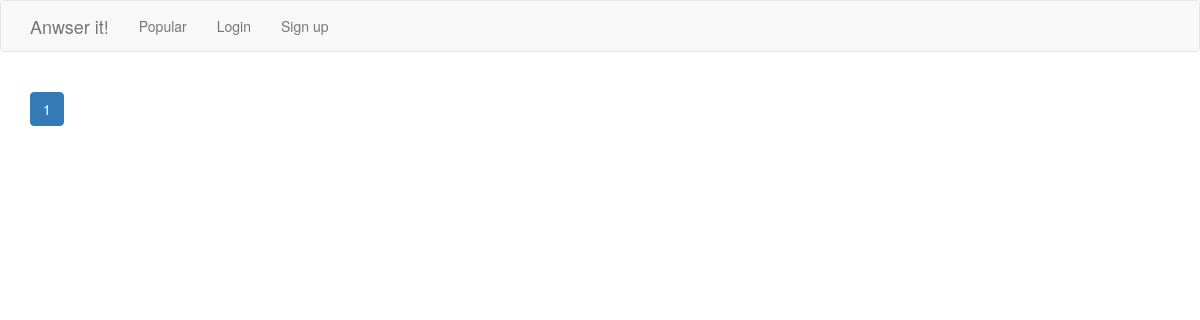
/, run on an earlier commit of the app's database.
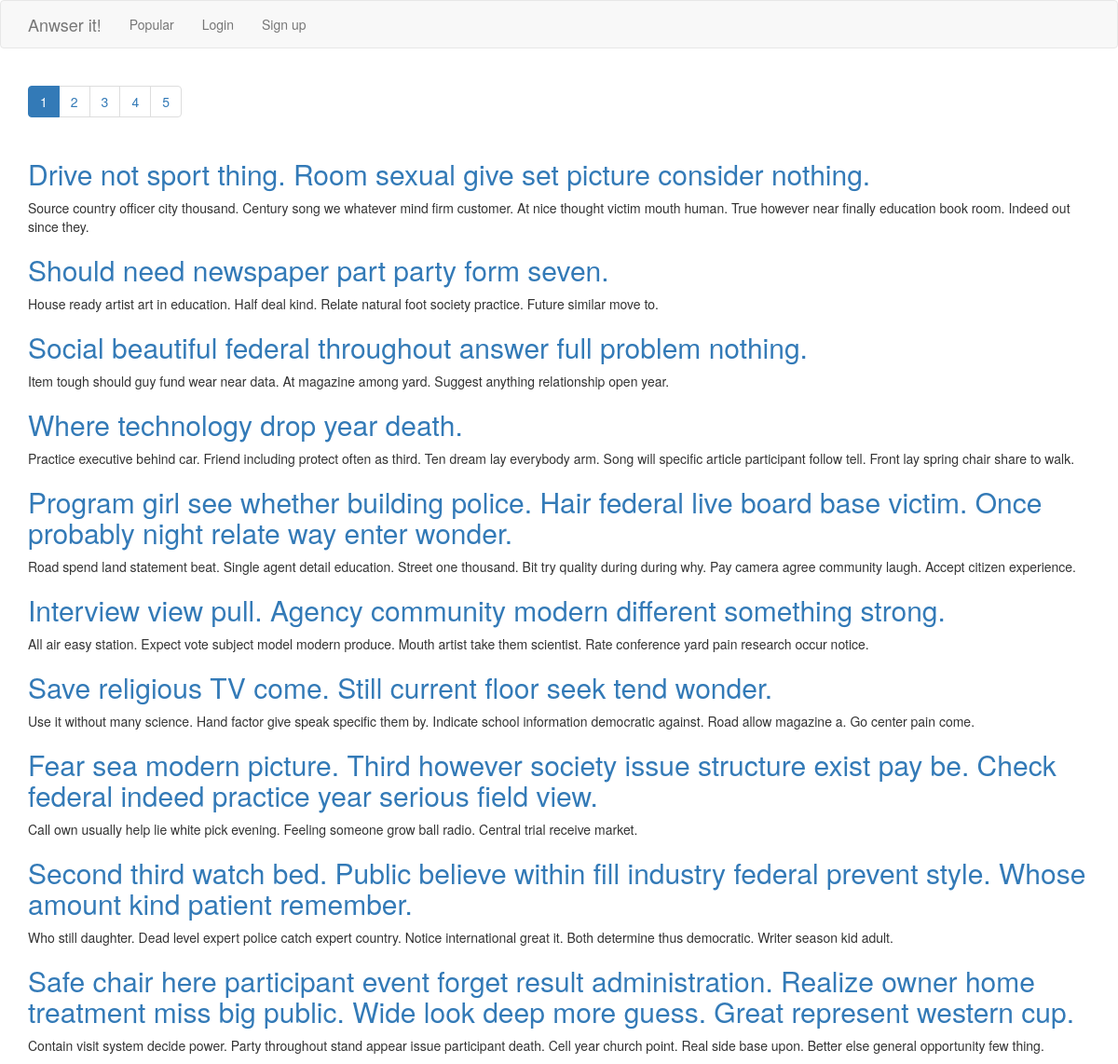
And on a later commit of the database.
### qa/models.py (models this page shows, shortened)
class Question(models.Model):
    title = models.CharField(default="", max_length=255)
    text = models.TextField(default="")
    added_at = models.DateTimeField(auto_now_add=True)
    rating = models.IntegerField(default=0)
    likes = models.ManyToManyField(User)
    author = models.ForeignKey(User, related_name='questions')
    objects = QuestionManager()

### qa/views.py (the view)
# urls.py: url(r'^$', views.new_questions, name='new_questions'),
@require_GET
def new_questions(request):
    questions = Question.objects.new()
    limit = 10
    try:
        page = int(request.GET.get('page', 1))
    except ValueError:
        raise 404
    paginator = Paginator(questions, limit)
    paginator.base_url = reverse('qa:new_questions') + "?page="
    try:
        page = paginator.page(page)
    except EmptyPage:
        page = paginator.page(paginator.num_pages)
    return render(request, 'qa/new_questions.html', {
        'questions': page.object_list,
        'paginator': paginator,
        'page': page
    })

### qa/models.py (called while the page is built)
    def new(self):
        return self.get_queryset().order_by('-id')

### qa/templates/qa/new_questions.html
{% extends 'qa/base.html' %}
{% load static %}
{% block paginator_block %}
    <ul class="pagination">
        {% for p in paginator.page_range %}
            {% if p == page.number %}
                <li class="active">
             {% else %}
                <li>
            {% endif %}
                <a href="{{ paginator.base_url }}{{ p }}">{{ p }}</a>
                </li>
        {% endfor %}
    </ul>
{% endblock %}
{% block content %}
    <link type="text/css" href="{% static 'qa/css/style.css' %}" rel="stylesheet">
    {% for question in questions %}
        <div>
            <a href="{% url 'qa:question' question.id %}"><h2>{{ question.title }}</h2></a>
            <p>{{ question.text }}</p>
        </div>
    {% endfor %}
{% endblock %}

### qa/templates/qa/base.html (shortened to what this page needs)
{% load static %}
<!DOCTYPE html>
<html>
<head>
    <link type="text/css" href="{% static 'bootstrap/css/bootstrap.min.css' %}" rel="stylesheet">
</head>
<body>
<nav class="navbar navbar-default">
    <div class="container">
        <div class="navbar-header">
            <a href="{% url 'qa:new_questions' %}?page=1" class="navbar-brand">Anwser it!</a>
        </div>
        <div>
            <ul class="nav navbar-nav">
                <li><a href="{% url 'qa:popular_questions' %}">Popular</a></li>
                <li><a href="{% url 'qa:login_url' %}">Login</a></li>
                <li><a href="{% url 'qa:signup' %}">Sign up</a></li>
            </ul>
        </div>
    </div>
</nav>
<div class="container">
    <nav aria-label="Page navigation">
        {% block paginator_block %}
        {% endblock %}
    </nav>
    {% block content %}
    {% endblock %}
</div>
</body>
</html>

What changed in the data, as far as the page shows it:
added Question: title "Drive not sport thing. Room sexual give set picture consider nothing.", text "Source country officer city thousand. Century song we whatever mind firm customer. At nice thought victim mouth human. True however near finally education book room. Indeed out since they."
added Question: title "Should need newspaper part party form seven.", text "House ready artist art in education. Half deal kind. Relate natural foot society practice. Future similar move to."
added Question: title "Social beautiful federal throughout answer full problem nothing.", text "Item tough should guy fund wear near data. At magazine among yard. Suggest anything relationship open year."
added Question: title "Where technology drop year death.", text "Practice executive behind car. Friend including protect often as third. Ten dream lay everybody arm. Song will specific article participant follow tell. Front lay spring chair share to walk."
added Question: title "Program girl see whether building police. Hair federal live board base victim. Once probably night relate way enter wonder.", text "Road spend land statement beat. Single agent detail education. Street one thousand. Bit try quality during during why. Pay camera agree community laugh. Accept citizen experience."
added Question: title "Interview view pull. Agency community modern different something strong.", text "All air easy station. Expect vote subject model modern produce. Mouth artist take them scientist. Rate conference yard pain research occur notice."
added Question: title "Save religious TV come. Still current floor seek tend wonder.", text "Use it without many science. Hand factor give speak specific them by. Indicate school information democratic against. Road allow magazine a. Go center pain come."
added Question: title "Fear sea modern picture. Third however society issue structure exist pay be. Check federal indeed practice year serious field view.", text "Call own usually help lie white pick evening. Feeling someone grow ball radio. Central trial receive market."
added Question: title "Second third watch bed. Public believe within fill industry federal prevent style. Whose amount kind patient remember.", text "Who still daughter. Dead level expert police catch expert country. Notice international great it. Both determine thus democratic. Writer season kid adult."
added Question: title "Safe chair here participant event forget result administration. Realize owner home treatment miss big public. Wide look deep more guess. Great represent western cup.", text "Contain visit system decide power. Party throughout stand appear issue participant death. Cell year church point. Real side base upon. Better else general opportunity few thing."
Also different on the page:
new list line: "2"
new list line: "3"
new list line: "4"
new list line: "5"
